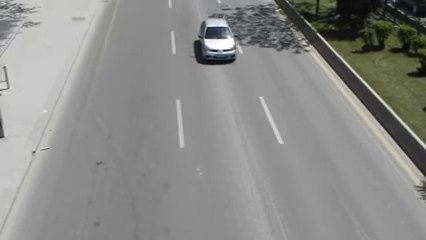
#> input picture frame 221 of carvideo.mp4, 426 x 240 px
$ python 'AIML_VehicleDetection (1).py'
#> lines starting #> are read from the running program, lines starting #| are printed output that depends on the picture
import cv2
cap = cv2.VideoCapture("carvideo.mp4")                                        #Input as Video
#object Detection
object_detector = cv2.createBackgroundSubtractorMOG2(history=100, varThreshold=30)         #Background Subtraction
while True:
    success, frame = cap.read()
#> frame is the input picture: shape (240, 426, 3); mean B, G, R 137.1, 139.5, 139.2
    height, width, _ = frame.shape
#> height = 240; width = 426

    #Height and Width of the Frame
    print(height, width)
#| 240 426
    #Extracting the Region of Interest
    Region = frame[10:360, 10:550]                                                          #Region of Interest
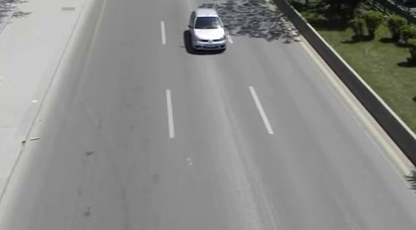
#> Region: shape (230, 416, 3); mean B, G, R 137.1, 139.5, 139.2

    mask = object_detector.apply(Region)                                                   #Creating mask on the Region of Interest
#> mask: shape (230, 416); every value is 127
    _, mask = cv2.threshold(mask, 254, 255, cv2.THRESH_BINARY)
#> mask: shape (230, 416); every value is 0
    contours, _ = cv2.findContours(mask, cv2.RETR_TREE,cv2.CHAIN_APPROX_SIMPLE)
#> contours = []
    detections = []

    for cnt in contours:
        #Calculate the area and remove the small elements
        area = cv2.contourArea(cnt)
        if area > 50:
            #cv2.drawContours(Region, [cnt], -1,(0,255,0), 2)
            x, y, w ,h =cv2.boundingRect(cnt)
            cv2.rectangle(Region, (x,y), (x+w, y+h), (0,255,0), 3)
            detections.append([x, y, w ,h])
#> this loop made 0 passes
#> after the loop, detections = []

    print(detections)
    cv2.imshow("Region", Region)                                               #Displaying the Detection on Region of Interest

    cv2.imshow("Mask", mask)
    key = cv2.waitKey(20)
#> (key Esc is pressed here)
    if key == 27:
        break

cap.release()
cv2.destroyAllWindows()

$ run again, starting later in the video
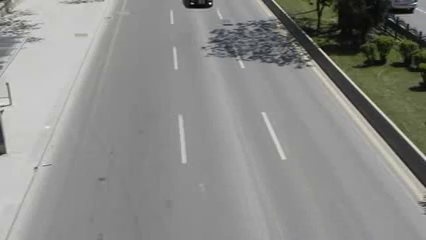
#> input picture frame 994 of carvideo.mp4, 426 x 240 px
#> frame is the input picture: shape (240, 426, 3); mean B, G, R 136.6, 139.4, 139
#| 240 426
#> `Region = frame[10:360, 10:550]`:
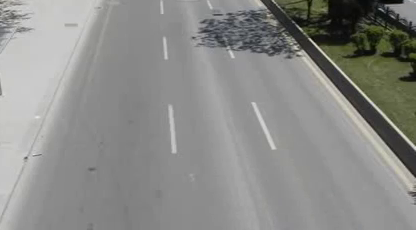
#> Region: shape (230, 416, 3); mean B, G, R 136.7, 139.5, 139.1
#> contours = []

$ run again, starting later in the video
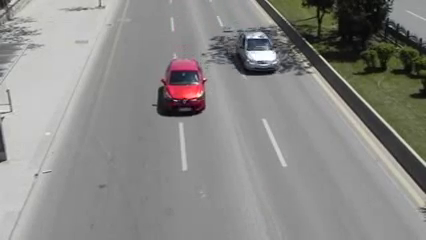
#> input picture frame 1768 of carvideo.mp4, 426 x 240 px
#> frame is the input picture: shape (240, 426, 3); mean B, G, R 135.3, 137.8, 138.7
#| 240 426
#> `Region = frame[10:360, 10:550]`:
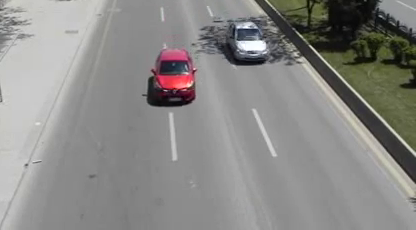
#> Region: shape (230, 416, 3); mean B, G, R 135.1, 137.5, 138.5
#> contours = []
